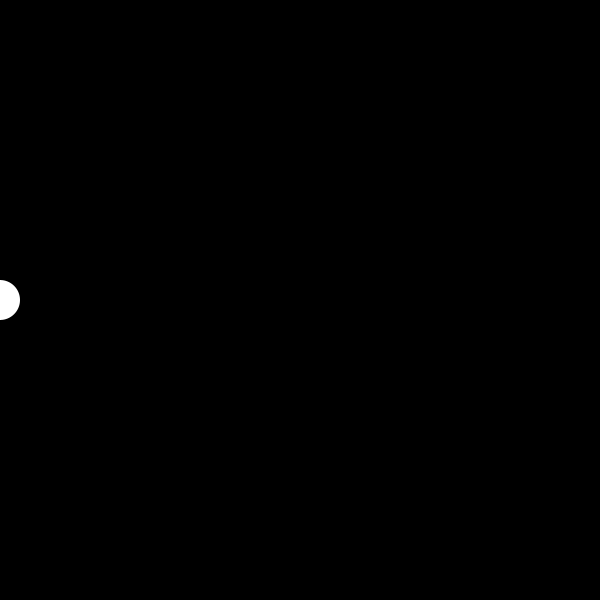
Frame 1 (no input)
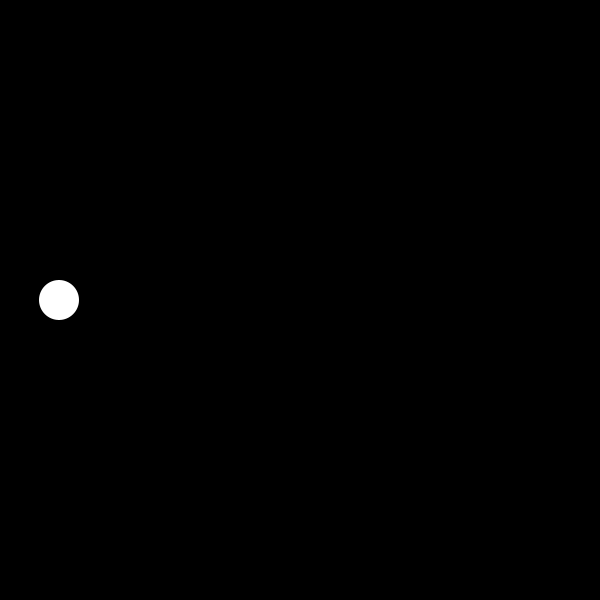
Frame 60 (the mouse pressed at the canvas centre just before this capture)
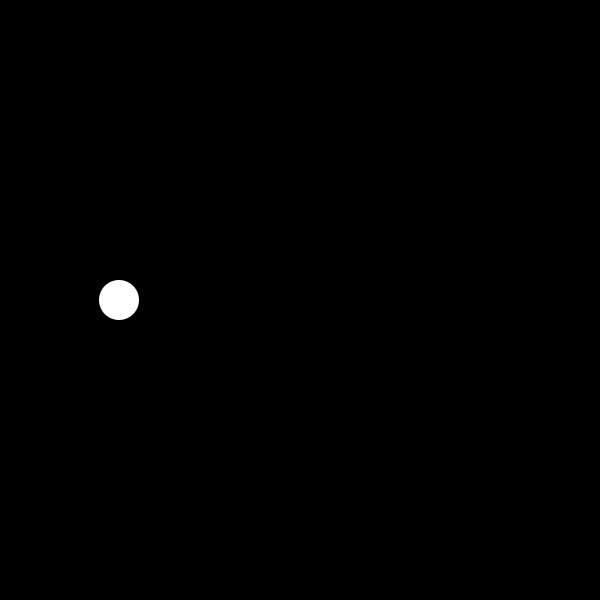
Frame 120 (the mouse held since frame 60 and released just before this capture)

The Processing sketch that drew these frames (run headless with seeded random() and noise(); from frame 60 on, the mouse is pressed at the canvas centre):

// Processing sketch: sketch_1_26_23
// ── sketch_1_26_23.pde
float _cx = 0.0;

void setup()
{
  size(600,600);

}

void draw()
{
 noStroke();
  fill(0);
  rect(0,0,width,height);
  fill(255);
  circle(_cx,height/2,40);
  
  if(_cx > width) 
  {
    _cx = 0.0;
    
  }
  else
  {
    _cx=_cx+1;
  }
}
